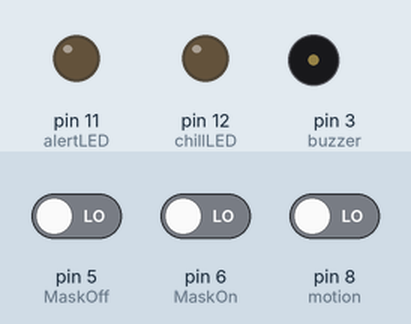
The sketch below on a simulated Arduino Uno, built with avr-gcc and run on an emulated ATmega328P. On the bench: output pins drawn as LEDs (lit = HIGH), buzzer (waves = sounding). The inputs (shaded band) are chosen by the test bench; at power-on: pin 6 (MaskOn) LOW, pin 5 (MaskOff) LOW, pin 8 (motion) LOW.

Above: at 1.2 s.
1.3 s: pin 6 (MaskOn) driven HIGH
At 2.2 s:
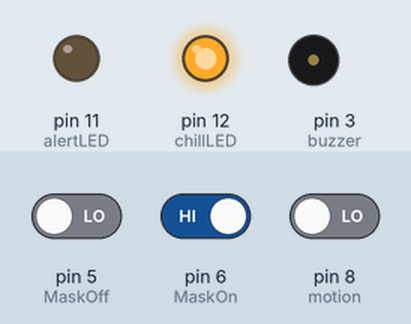
2.8 s: pin 6 (MaskOn) driven LOW
At 3.3 s:
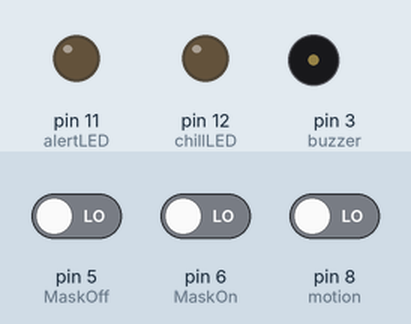
4.3 s: pin 5 (MaskOff) driven HIGH and pin 8 (motion) driven HIGH
At 5.7 s:
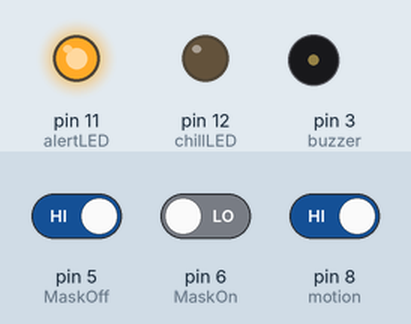
7.3 s: pin 5 (MaskOff) driven LOW
At 9.7 s:
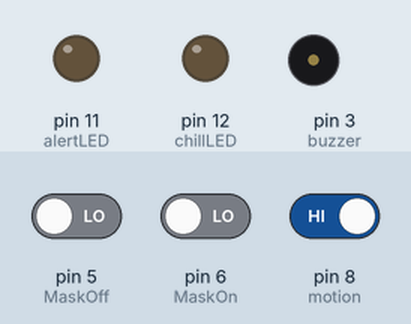
10.3 s: pin 5 (MaskOff) driven HIGH and pin 6 (MaskOn) driven HIGH
At 11.5 s:
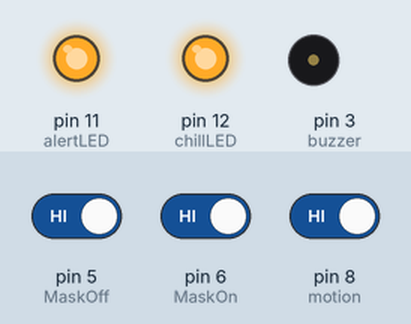
Timing chart, 0 to 13.3 s (numbered marks = the images above; inputs shaded):
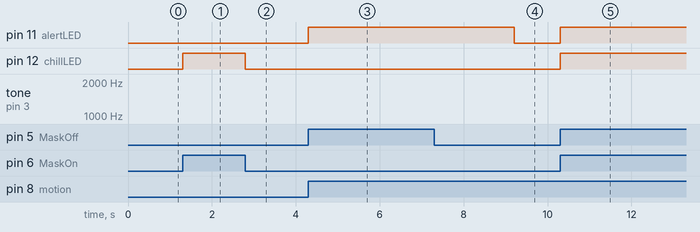

Measured:
- after the input at 1.3 s, pin 12 (chillLED): LOW → HIGH at once
- after the input at 2.8 s, pin 12 (chillLED): HIGH → LOW at once
- after the input at 4.3 s, pin 11 (alertLED): LOW → HIGH at once
- after the input at 7.3 s, tone on pin 3 (buzzer): stays silent (without the input it goes to 1134 Hz after 1.2 s)
- after the input at 10.3 s, pin 11 (alertLED), pin 12 (chillLED): LOW → HIGH at once

The sketch:

mask_Detection_alarm.ino
```cpp
#define motion 8
#define MaskOff 5
#define MaskOn 6
#define alertLED 11
#define chillLED 12
#define buzzer 3

void setup() {

  pinMode(motion, INPUT);
  pinMode(MaskOff, INPUT);
  pinMode(alertLED,OUTPUT);
  pinMode(chillLED,OUTPUT);
  pinMode(buzzer, OUTPUT);
  Serial.begin(9600);

}

void loop() {

  int PIRState = digitalRead(motion);
  int isMaskOff = digitalRead(MaskOff);
  int isMaskOn = digitalRead(MaskOn);


    if(isMaskOff&&PIRState){

        alert();
      }
    else if(isMaskOn){
    normal();

  }

  else blank();

}

void alert(){
  digitalWrite(alertLED,HIGH);
  for(int i = 0; i<2;i++){
    for(int j=600;j<1200;j++){
    tone(buzzer,j);
    delay(1);
    }


    for(int j=1200;j>600;j--){
    tone(buzzer,j);
    delay(1);
    }

  }
  digitalWrite(alertLED,LOW);
}


void normal(){
  noTone(buzzer);

  digitalWrite(alertLED,LOW);
  digitalWrite(chillLED,HIGH);
}

void blank(){
  noTone(buzzer);

 digitalWrite(alertLED,LOW);
  digitalWrite(chillLED,LOW);
}
```
